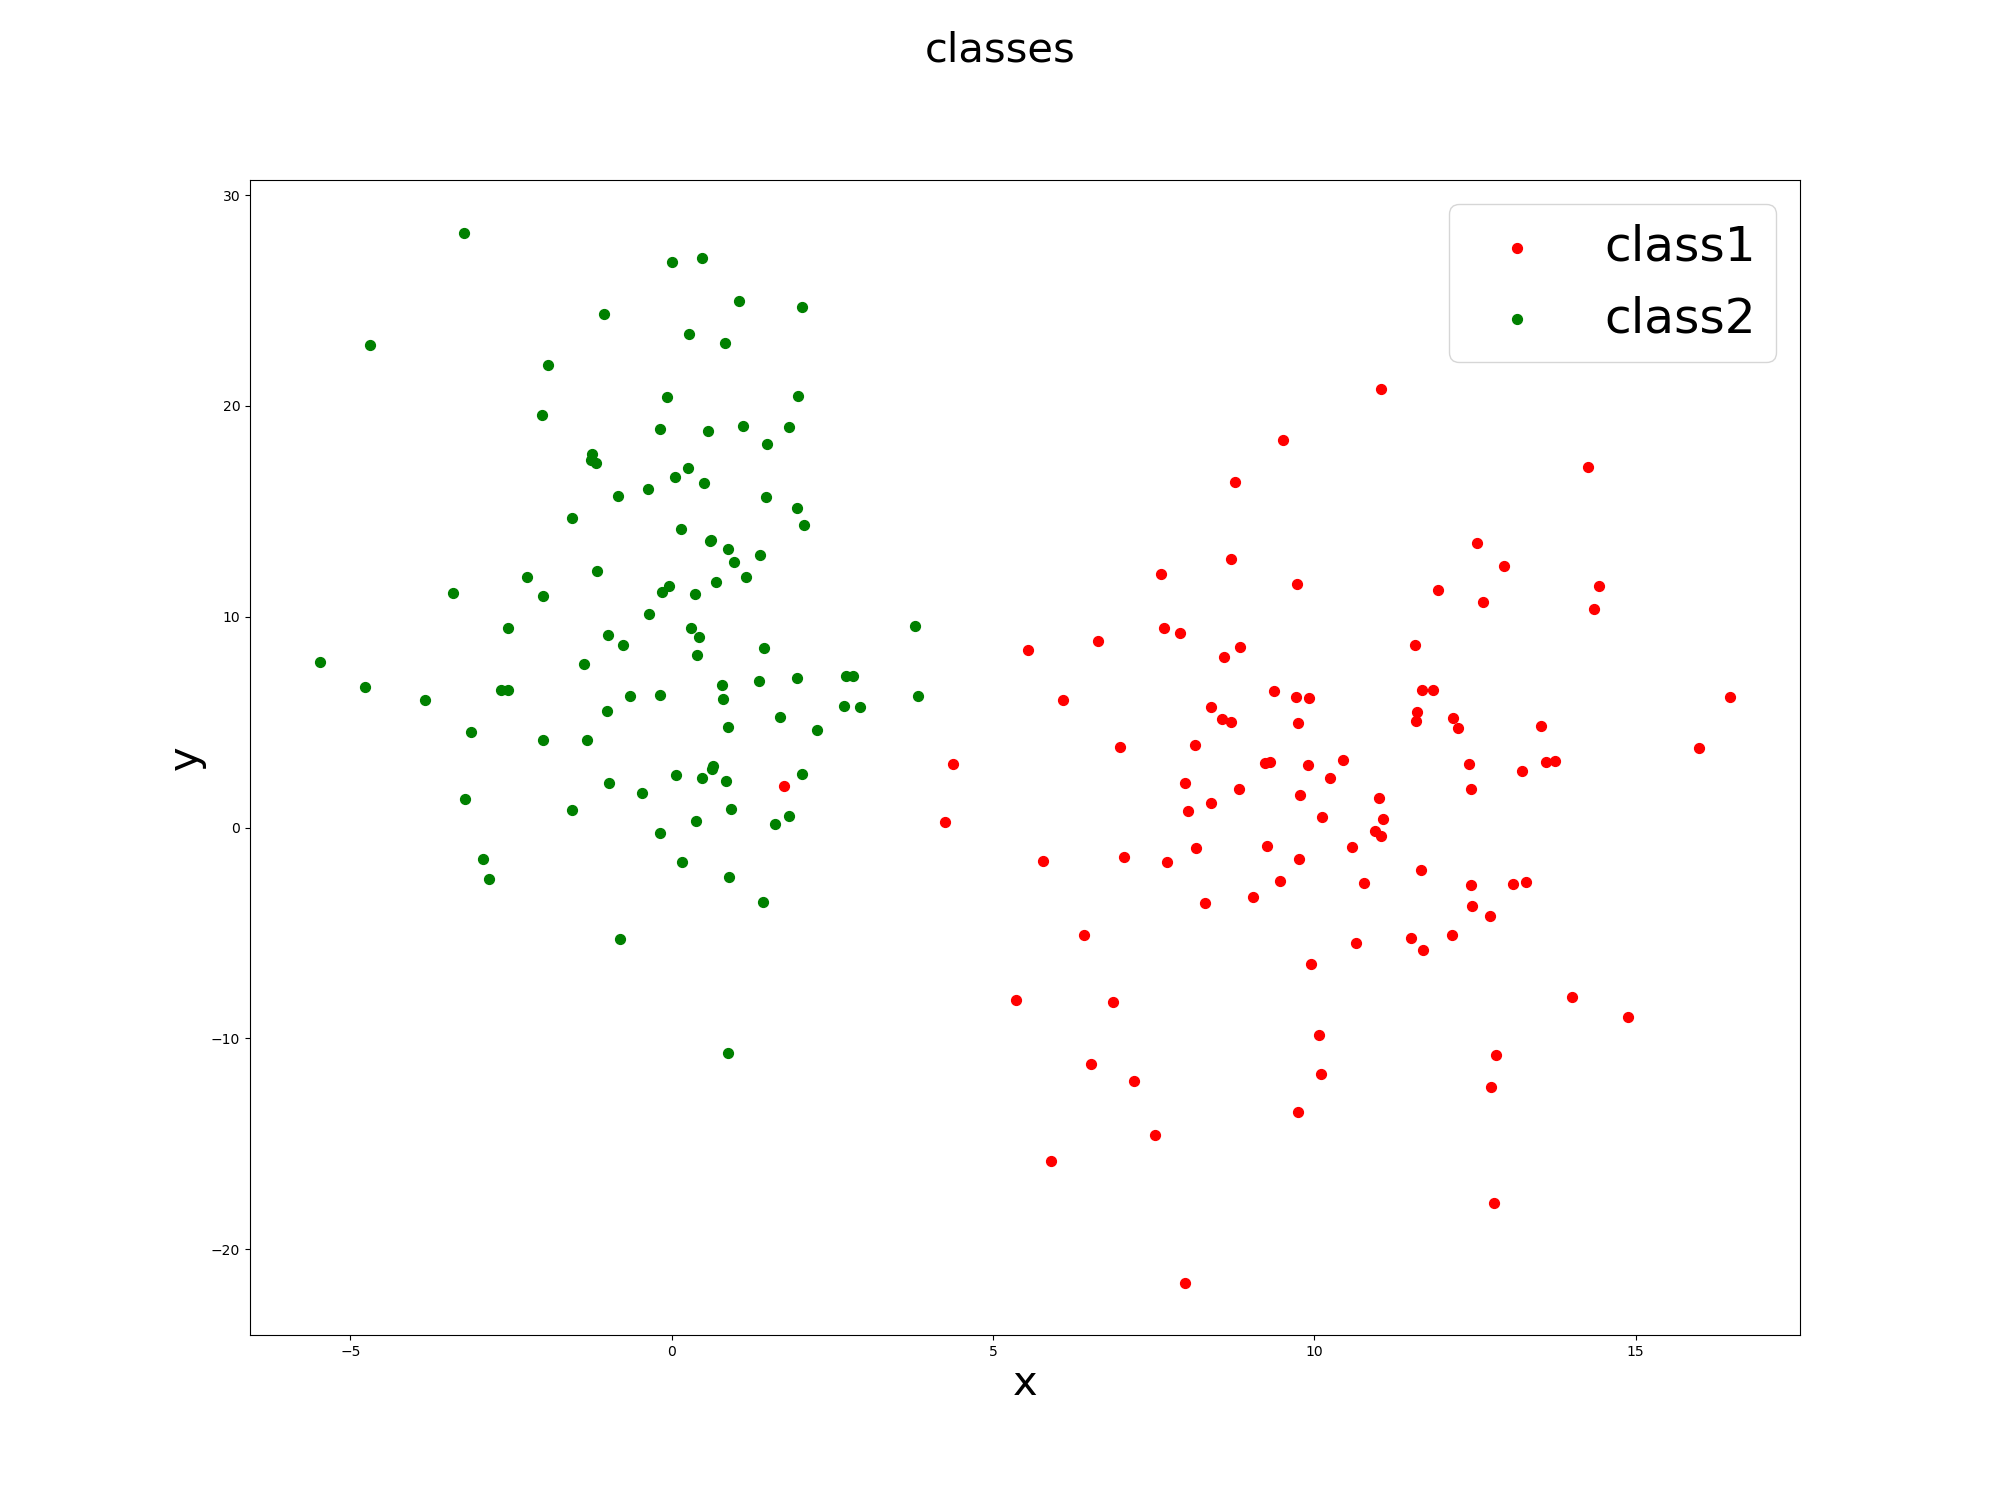

The Python source for this figure:
import numpy as np
from matplotlib import pyplot as plt


# We try to generate 2 statistics with  different means and fluctuation
# from this 2 gaussion data we randomly select datasets
def classes():
    np.random.seed(4711)  # for repeatability
    c1 = np.random.multivariate_normal(
        [10, 0], [[3, 1], [1, 4]], size=[100, ])
    # l1 = np.zeros(100)
    # l2 = np.ones(100)
    c2 = np.random.multivariate_normal(
        [0, 10], [[3, 1], [1, 4]], size=[100, ])
    # noise
    np.random.seed(1)
    noiselx = np.random.normal(0, 2, 100)
    noisely = np.random.normal(0, 8, 100)
    noise2 = np.random.normal(0, 8, 100)
    c1[:, 0] += noiselx
    c1[:, 1] += noisely
    c2[:, 1] += noise2
    Fig = plt.figure(figsize=(20, 15))
    ax = Fig.add_subplot(111)
    ax.set_xlabel('x', fontsize=30)
    ax.set_ylabel('y', fontsize=30)
    Fig.suptitle('classes', fontsize=30)
    # labels = np.concatenate((l1, l2), )
    X = np.concatenate((c1, c2), )
    pp1 = ax.scatter(c1[:, 0], c1[:, 1], cmap='prism', s=50, color='r')
    pp2 = ax.scatter(c2[:, 0], c2[:, 1], cmap='prism', s=50, color='g')
    ax.legend((pp1, pp2), ('class1', 'class2'), fontsize=35)
    Fig.savefig('classes.png')
    return Fig, X
